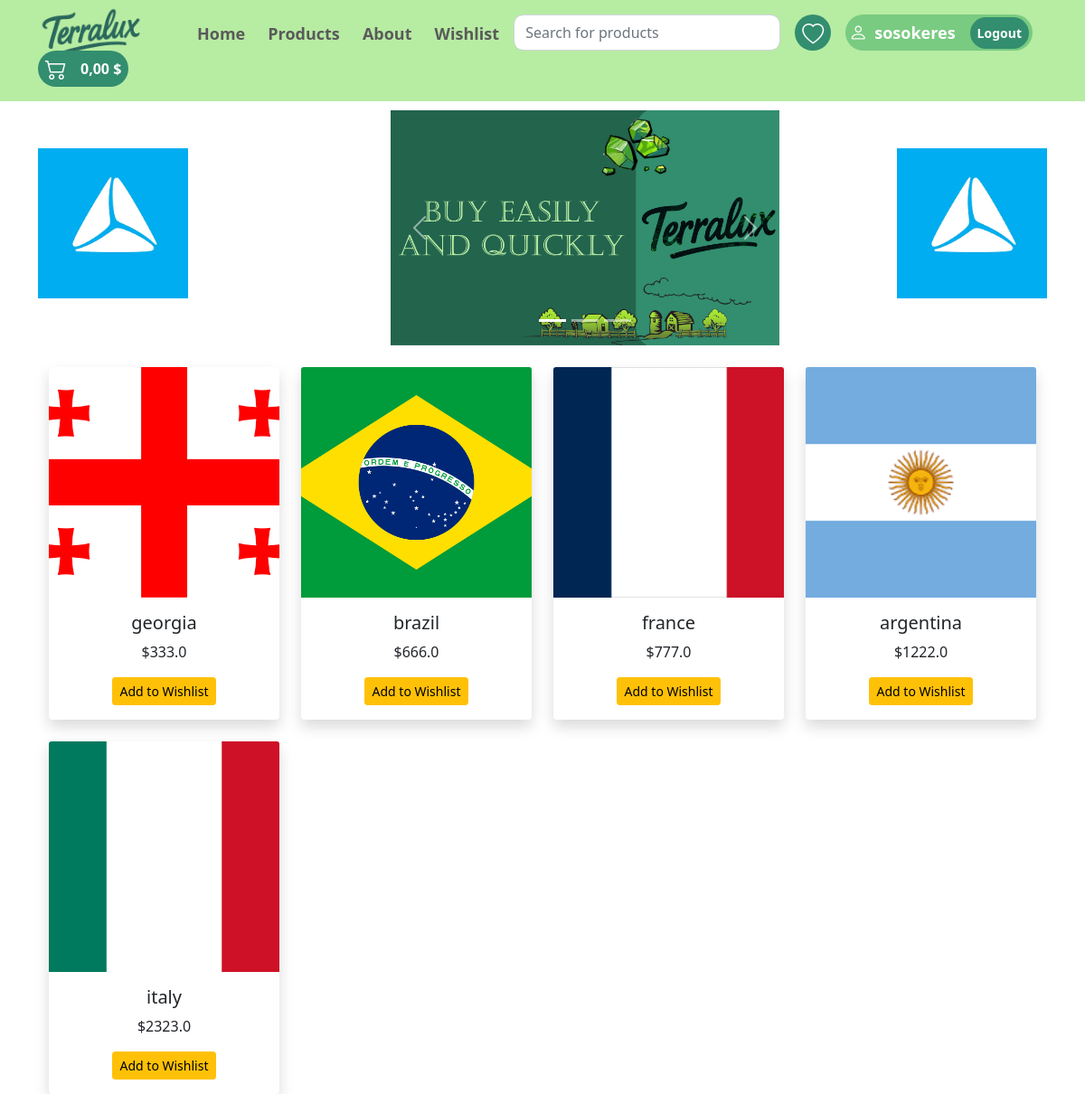
Screenshot of /home (signed in) with the database file from the repository.
### models.py (models this page shows)
class User(UserMixin, db.Model):
    id = db.Column(db.Integer, primary_key=True)
    username = db.Column(db.String(100), unique=True, nullable=False)
    password = db.Column(db.String(200), nullable=False)
    wishlist = db.relationship('Product', secondary=wishlist_table, backref='wishlisted_by')

class Product(db.Model):
    id = db.Column(db.Integer, primary_key=True)
    name = db.Column(db.String(150), nullable=False)
    image_url = db.Column(db.String(500), nullable=False)
    price = db.Column(db.Float, nullable=False)

### app.py (the view)
@app.route("/home")
@login_required
def index():
    products = Product.query.all()
    return render_template("index.html", name=current_user.username, products=products)

### app.py (called while the page is built)
@login_manager.user_loader
def load_user(user_id):
    return User.query.get(int(user_id))

### templates/index.html (shortened to what this page needs)
{% extends "base.html" %}
{% block content %}
<div class="container-md main-container">
    <div class="row align-items-center mb-4">
        <div class="col-md-2 text-center">
            <a href="https://tbcbank.ge/ka" target="_blank"><img src="./static/images/tbc.png" alt="TBC Logo Left" class="img-fluid"></a>
        </div>
        <div class="col-md-8" style="margin-top: 10px;">
            <div id="carouselExampleIndicators" class="carousel slide carousel-image" data-bs-ride="carousel">
                <div class="carousel-indicators">
                    <button type="button" data-bs-target="#carouselExampleIndicators" data-bs-slide-to="0" class="active"
                        aria-current="true" aria-label="Slide 1"></button>
                    <button type="button" data-bs-target="#carouselExampleIndicators" data-bs-slide-to="1"
                        aria-label="Slide 2"></button>
                    <button type="button" data-bs-target="#carouselExampleIndicators" data-bs-slide-to="2"
                        aria-label="Slide 3"></button>
                </div>
                <div class="carousel-inner">
                    <div class="carousel-item active">
                        <img src="./static/images/slide-image.png" class="d-block w-100" alt="...">
                    </div>
                </div>
                <button class="carousel-control-prev" type="button" data-bs-target="#carouselExampleIndicators"
                    data-bs-slide="prev">
                    <span class="carousel-control-prev-icon" aria-hidden="true"></span>
                </button>
                <button class="carousel-control-next" type="button" data-bs-target="#carouselExampleIndicators"
                    data-bs-slide="next">
                    <span class="carousel-control-next-icon" aria-hidden="true"></span>
                </button>
            </div>
        </div>
        <div class="col-md-2 text-center">
            <a href="https://tbcbank.ge/ka" target="_blank"><img src="./static/images/tbc.png" alt="TBC Logo Left" class="img-fluid"></a>
        </div>
    </div>
    <div class="container-md second_div ">
        <div class="product-grid row row-cols-1 row-cols-sm-2 row-cols-md-3 row-cols-lg-4 g-4">
            {% for product in products %}
            <div class="col">
                <div class="card h-100 shadow border-0">
                    <div style="width: 100%; aspect-ratio: 1 / 1; overflow: hidden;">
                        <img src="{{ product.image_url }}" class="card-img-top"
                            style="width: 100%; height: 100%; object-fit: cover;">
                    </div>
                    <div class="card-body text-center">
                        <h5 class="card-title">{{ product.name }}</h5>
                        <p class="card-text">${{ product.price }}</p>
                        <form method="POST" action="{{ url_for('add_to_wishlist', product_id=product.id) }}">
                            <button class="btn btn-warning btn-sm">Add to Wishlist</button>
                        </form>
                    </div>
                </div>
            </div>
            {% endfor %}
        </div>
    </div>
</div>
{% endblock %}

### templates/navbar.html (shortened to what this page needs)
<header class="p-3 text-white header">
    <div class="container base-container">
        <div class="d-flex flex-wrap align-items-center justify-content-center justify-content-lg-start">
            <div class="terralux-logo">
                <a href="/"><img src="{{ url_for('static', filename='images/terralux-logo.png') }}" alt="Logo" class="terralux-image"></a>
            </div>
            <ul class="nav col-12 col-lg-auto me-lg-auto mb-2 mb-md-0 ms-5 navigation">
                <li><a href="/home" class="nav-link px-2">Home</a></li>
                <li><a href="/products" class="nav-link px-2">Products</a></li>
                <li><a href="/about" class="nav-link px-2">About</a></li>
                <li><a href="/wishlist" class="nav-link px-2">Wishlist</a></li>
            </ul>
            <form class="col-12 col-lg-auto mb-3 mb-lg-0 me-lg-3 search-input">
                <input type="search" class="form-control form-control-dark search" placeholder="Search for products" aria-label="Search">
            </form>
            <div class="wishlist-div me-3">
                <i class="bi bi-heart fs-4"></i>
            </div>
            {% if current_user.is_authenticated %}
            <div class="text-end me-3 user-info-block px-1 py-2 login-user">
                <div class="d-flex username-div">
                    <i class="bi bi-person human-logo me-2 fs-5 one"></i>
                    <span class="user-name fw-bold me-3 one">{{ current_user.username }}</span>
                </div>
                <div>
                    <a href="{{ url_for('logout') }}" class="btn btn-sm btn-outline-dark rounded-pill logout-btn">Logout</a>
                </div>
            </div>
            {% endif %}
            <div class="text-end shopping-cart">
                <i class="bi bi-cart2 fs-4"></i>
                <span class="fw-bold">0,00 $</span>
            </div>
        </div>
    </div>
</header>

### static/style.css (style rules this page uses)
.header { background-color: #b7eca3; }
.search { border-radius: 10px; height: 40px; width: 295px; }
.search-input { font-size: 10px; }
.navigation { width: 350px; display: flex; justify-content: space-between; height: 40px; }
.navigation a { font-size: 18px; font-weight: 600; color: rgb(90, 90, 90); }
.shopping-cart, .wishlist-div { background-color: #328E6E; width: 100px; height: 40px; border-radius: 20px; display: flex; justify-content: space-around; align-items: center; cursor: pointer; }
.wishlist-div { width: 40px; }
.wishlist-div i { margin-top: 3px; }
.terralux-image { height: 120px; }
.terralux-logo { height: 40px; display: flex; justify-content: center; align-items: center; }
.user-info-block { background-color: #79cb81; border-radius: 30px; display: inline-flex; align-items: center; height: 40px; color: black; font-weight: 700; font-size: 1rem; white-space: nowrap; }
.user-name { font-size: 18px; color: black; }
.carousel-image { width: 430px; margin-left: 200px; }
.login-user { display: flex; justify-content: space-around; }
.user-name { font-weight: 500; color: white; }
.human-logo { color: white; font-size: 25px; display: flex; justify-content: center; align-items: center; }
.logout-btn { background-color:#328E6E; height: 35px; display: flex; align-items: center; justify-content: center; border: none; color: white; border-radius: 20px; font-weight: 600; }
.username-div { cursor: pointer; display: flex; justify-content: center; }

### rows the page displays
User: username "sosokeres"
Product: image_url (picture), name "georgia", price "333.0"
Product: image_url (picture), name "brazil", price "666.0"
Product: image_url (picture), name "france", price "777.0"
Product: image_url (picture), name "argentina", price "1222.0"
Product: image_url (picture), name "italy", price "2323.0"
